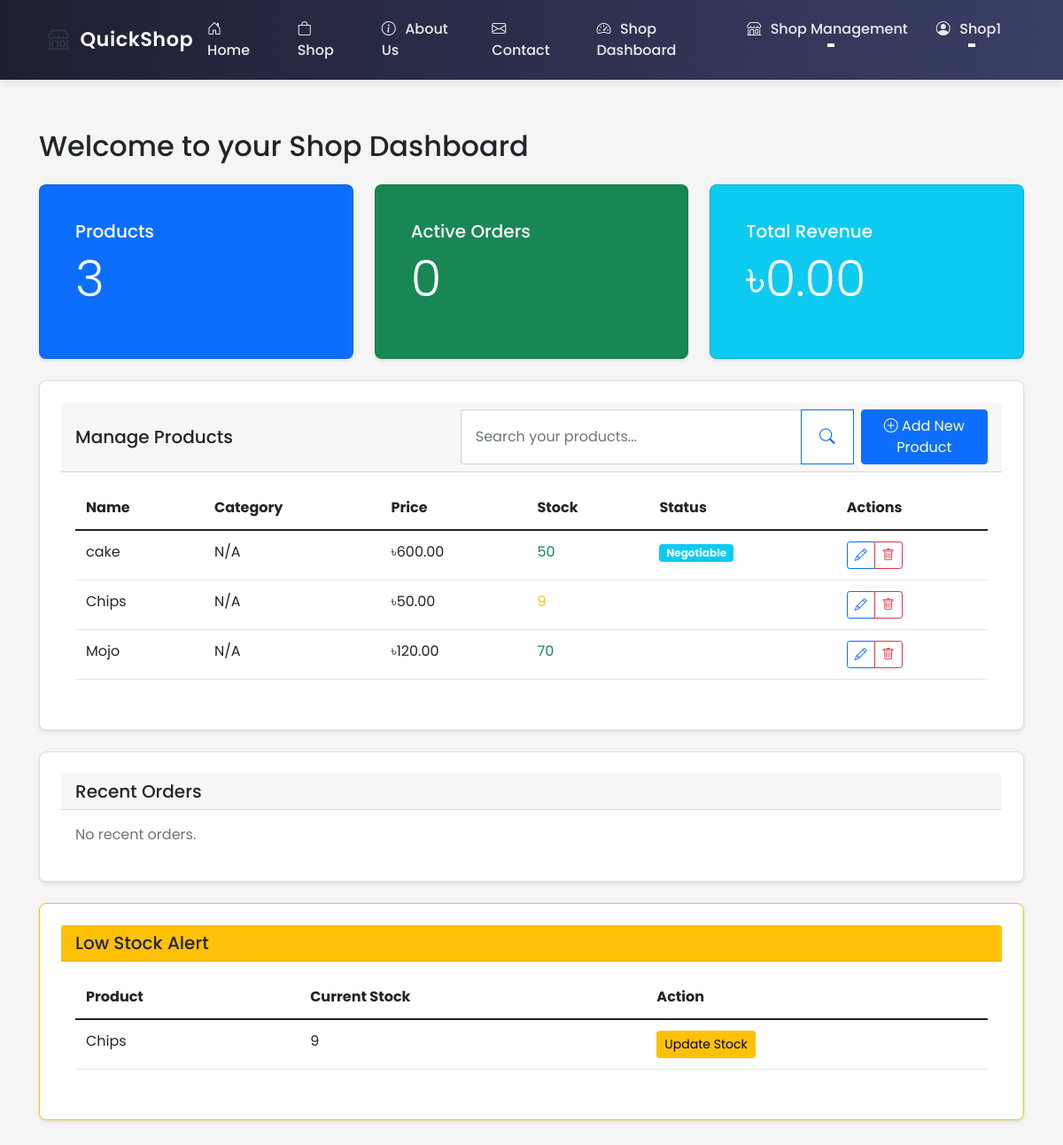
The app's page /shop/dashboard (signed in) with its own data.
### ecommerce/models/user.py (models this page shows, shortened)
class User(UserMixin, db.Model):
    id = db.Column(db.Integer, primary_key=True)
    username = db.Column(db.String(80), unique=True, nullable=False)
    email = db.Column(db.String(120), unique=True, nullable=False)
    password_hash = db.Column(db.String(128))
    role = db.Column(db.String(20), nullable=False, default='user')  # user, shop_owner, delivery, admin
    location_lat = db.Column(db.Float)
    location_lng = db.Column(db.Float)
    address = db.Column(db.String(200))
    created_at = db.Column(db.DateTime, default=datetime.utcnow)
    updated_at = db.Column(db.DateTime, default=datetime.utcnow, onupdate=datetime.utcnow)
    is_active = db.Column(db.Boolean, default=True)
    orders = db.relationship('Order', lazy=True, foreign_keys='Order.customer_id')
    shop = db.relationship('Shop', backref='owner', lazy=True, uselist=False)
    deliveries = db.relationship('Order', backref='assigned_delivery_person', lazy=True,
                               foreign_keys='Order.delivery_person_id')
    @property
    def is_shop_owner(self):
        return self.role == 'shop_owner'

### ecommerce/models/shop.py (models this page shows, shortened)
class Product(db.Model):
    id = db.Column(db.Integer, primary_key=True)
    name = db.Column(db.String(100), nullable=False)
    description = db.Column(db.Text)
    price = db.Column(db.Float, nullable=False)
    stock = db.Column(db.Integer, nullable=False, default=0)
    shop_id = db.Column(db.Integer, db.ForeignKey('shop.id'), nullable=False)
    image_url = db.Column(db.String(255))
    category = db.Column(db.String(50))  # Add category field
    created_at = db.Column(db.DateTime, default=datetime.utcnow)
    min_price = db.Column(db.Float)  # Minimum acceptable price
    max_discount_percentage = db.Column(db.Float, default=20.0)  # Maximum allowed discount
    continue_iteration = db.Column(db.Boolean, default=False)  # Whether to continue negotiation after max discount
    def is_negotiable(self):
        return self.min_price is not None and self.min_price < self.price

### ecommerce/routes/shop.py (the view)
@shop_bp.route('/dashboard')
@login_required
@shop_owner_required
def dashboard():
    shop = current_user.shop
    if not shop:
        return redirect(url_for('shop.create'))
    products_count = len(shop.products)
    active_orders = Order.query.filter(
        Order.shop_id == shop.id,
        Order.status.in_(['pending', 'confirmed', 'delivering'])
    ).all()
    active_orders_count = len(active_orders)
    total_revenue = db.session.query(func.sum(Order.total_amount))\
        .filter(Order.shop_id == shop.id,
                Order.status == 'completed')\
        .scalar() or 0.0
    recent_orders = Order.query.filter_by(shop_id=shop.id)\
        .order_by(Order.created_at.desc())\
        .limit(5).all()
    low_stock_products = [p for p in shop.products if p.stock < 10]
    return render_template('shop/dashboard.html',
                         shop=shop,
                         products_count=products_count,
                         active_orders_count=active_orders_count,
                         total_revenue=total_revenue,
                         recent_orders=recent_orders,
                         low_stock_products=low_stock_products)

### ecommerce/templates/shop/dashboard.html (shortened to what this page needs)
{% extends "base.html" %}
{% block content %}
<div class="container mt-4">
    <h2>Welcome to your Shop Dashboard</h2>
    <div class="row mt-4">
        <div class="col-md-4">
            <div class="card text-white bg-primary mb-4">
                <div class="card-body">
                    <h5 class="card-title">Products</h5>
                    <p class="display-4">{{ products_count }}</p>
                </div>
            </div>
        </div>
        <div class="col-md-4">
            <div class="card text-white bg-success mb-4">
                <div class="card-body">
                    <h5 class="card-title">Active Orders</h5>
                    <p class="display-4">{{ active_orders_count }}</p>
                </div>
            </div>
        </div>
        <div class="col-md-4">
            <div class="card text-white bg-info mb-4">
                <div class="card-body">
                    <h5 class="card-title">Total Revenue</h5>
                    <p class="display-4">৳{{ "%.2f"|format(total_revenue) }}</p>
                </div>
            </div>
        </div>
    </div>
    <div class="card mb-4">
        <div class="card-header d-flex justify-content-between align-items-center">
            <h5 class="mb-0">Manage Products</h5>
            <div class="d-flex gap-2">
                <form class="search-form d-flex" action="{{ url_for('main.search') }}" method="GET">
                    <div class="input-group">
                        <input class="form-control search-input" type="search" name="q"
                               placeholder="Search your products..."
                               value="{{ request.args.get('q', '') }}"
                               aria-label="Search" autocomplete="off">
                        <button class="btn btn-outline-primary" type="submit">
                            <i class="bi bi-search"></i>
                        </button>
                    </div>
                </form>
                <a href="{{ url_for('shop.add_product', shop_id=shop.id) }}" class="btn btn-primary">
                    <i class="bi bi-plus-circle"></i> Add New Product
                </a>
            </div>
        </div>
        <div class="card-body">
            <div class="table-responsive">
                <table class="table">
                    <thead>
                        <tr>
                            <th>Name</th>
                            <th>Category</th>
                            <th>Price</th>
                            <th>Stock</th>
                            <th>Status</th>
                            <th>Actions</th>
                        </tr>
                    </thead>
                    <tbody>
                        {% for product in shop.products %}
                            <tr>
                                <td>{{ product.name }}</td>
                                <td>{{ product.category or 'N/A' }}</td>
                                <td>৳{{ "%.2f"|format(product.price) }}</td>
                                <td>
                                    {% if product.stock > 10 %}
                                        <span class="text-success">{{ product.stock }}</span>
                                    {% elif product.stock > 0 %}
                                        <span class="text-warning">{{ product.stock }}</span>
                                    {% else %}
                                        <span class="text-danger">Out of Stock</span>
                                    {% endif %}
                                </td>
                                <td>
                                    {% if product.is_negotiable() %}
                                        <span class="badge bg-info">Negotiable</span>
                                    {% endif %}
                                </td>
                                <td>
                                    <div class="btn-group">
                                        <a href="{{ url_for('shop.edit_product', product_id=product.id) }}"
                                           class="btn btn-sm btn-outline-primary">
                                            <i class="bi bi-pencil"></i>
                                        </a>
                                        <button class="btn btn-sm btn-outline-danger delete-product"
                                                data-product-id="{{ product.id }}"
                                                data-product-name="{{ product.name }}">
                                            <i class="bi bi-trash"></i>
                                        </button>
                                    </div>
                                </td>
                            </tr>
                        {% endfor %}
                    </tbody>
                </table>
            </div>
        </div>
    </div>
    <div class="card mb-4">
        <div class="card-header">
            <h5 class="mb-0">Recent Orders</h5>
        </div>
        <div class="card-body">
            {% if recent_orders %}
                <div class="table-responsive">
                    <table class="table">
                        <thead>
                            <tr>
                                <th>Order ID</th>
                                <th>Customer</th>
                                <th>Total</th>
                                <th>Status</th>
                                <th>Date</th>
                                <th>Actions</th>
                            </tr>
                        </thead>
                        <tbody>
                            {% for order in recent_orders %}
                                <tr>
                                    <td>#{{ order.id }}</td>
                                    <td>{{ order.customer.username }}</td>
                                    <td>৳{{ "%.2f"|format(order.total_amount) }}</td>
                                    <td>
                                        <span class="badge bg-{{ {
                                            'pending': 'warning',
                                            'confirmed': 'info',
                                            'delivering': 'primary',
                                            'completed': 'success',
                                            'cancelled': 'danger'
                                        }[order.status] }}">
                                            {{ order.status|title }}
                                        </span>
                                    </td>
                                    <td>{{ order.created_at.strftime('%Y-%m-%d %H:%M') }}</td>
                                    <td>
                                        <a href="{{ url_for('shop.order_details', order_id=order.id) }}"
                                           class="btn btn-sm btn-outline-primary">
                                            View Details
                                        </a>
                                    </td>
                                </tr>
                            {% endfor %}
                        </tbody>
                    </table>
                </div>
            {% else %}
                <p class="text-muted mb-0">No recent orders.</p>
            {% endif %}
        </div>
    </div>
    {% if low_stock_products %}
        <div class="card mb-4 border-warning">
            <div class="card-header bg-warning text-dark">
                <h5 class="mb-0">Low Stock Alert</h5>
            </div>
            <div class="card-body">
                <div class="table-responsive">
                    <table class="table">
                        <thead>
                            <tr>
                                <th>Product</th>
                                <th>Current Stock</th>
                                <th>Action</th>
                            </tr>
                        </thead>
                        <tbody>
                            {% for product in low_stock_products %}
                                <tr>
                                    <td>{{ product.name }}</td>
                                    <td>{{ product.stock }}</td>
                                    <td>
                                        <a href="{{ url_for('shop.edit_product', product_id=product.id) }}"
                                           class="btn btn-sm btn-warning">
                                            Update Stock
                                        </a>
                                    </td>
                                </tr>
                            {% endfor %}
                        </tbody>
                    </table>
                </div>
            </div>
        </div>
    {% endif %}
</div>
{% endblock %}

### ecommerce/templates/base.html (shortened to what this page needs)
<!DOCTYPE html>
<html lang="en">
<head>
    <link href="https://cdn.jsdelivr.net/npm/bootstrap@5.1.3/dist/css/bootstrap.min.css" rel="stylesheet">
    <link rel="stylesheet" href="https://cdn.jsdelivr.net/npm/bootstrap-icons@1.7.2/font/bootstrap-icons.css">
    <link rel="stylesheet" href="{{ url_for('static', filename='css/style.css') }}">
</head>
<body class="d-flex flex-column min-vh-100">
    <nav class="navbar navbar-expand-lg navbar-light">
        <div class="container">
            <a class="logo" href="{{ url_for('main.index') }}">
                <span class="logo-icon">
                    <i class="bi bi-shop"></i>
                </span>
                <span class="logo">QuickShop</span>
            </a>
            <div class="collapse navbar-collapse" id="navbarNav">
                <ul class="navbar-nav me-auto">
                    <li class="nav-item">
                        <a class="nav-link" href="{{ url_for('main.index') }}">
                            <i class="bi bi-house-door"></i> Home
                        </a>
                    </li>
                    <li class="nav-item">
                        <a class="nav-link" href="{{ url_for('shop.index') }}">
                            <i class="bi bi-bag"></i> Shop
                        </a>
                    </li>
                    <li class="nav-item">
                        <a class="nav-link" href="{{ url_for('main.about') }}">
                            <i class="bi bi-info-circle"></i> About Us
                        </a>
                    </li>
                    <li class="nav-item">
                        <a class="nav-link" href="{{ url_for('main.contact_page') }}">
                            <i class="bi bi-envelope"></i> Contact
                        </a>
                    </li>
                </ul>
                <ul class="navbar-nav ms-auto">
                    {% if current_user.is_authenticated %}
                        {% if current_user.role == 'admin' %}
                        <li class="nav-item">
                            <a class="nav-link" href="{{ url_for('admin.dashboard') }}">
                                <i class="bi bi-speedometer2"></i> Admin Panel
                            </a>
                        </li>
                        <li class="nav-item dropdown">
                            <a class="nav-link dropdown-toggle" href="#" role="button" data-bs-toggle="dropdown">
                                <i class="bi bi-gear"></i> Manage
                            </a>
                            <ul class="dropdown-menu">
                                <li><a class="dropdown-item" href="{{ url_for('admin.orders') }}">
                                    <i class="bi bi-box-seam"></i> Orders
                                </a></li>
                                <li><a class="dropdown-item" href="{{ url_for('admin.manage_shops') }}">
                                    <i class="bi bi-shop"></i> Shops
                                </a></li>
                                <li><a class="dropdown-item" href="{{ url_for('admin.settings') }}">
                                    <i class="bi bi-gear"></i> Settings
                                </a></li>
                            </ul>
                        </li>
                        {% elif current_user.role == 'shop_owner' %}
                        <li class="nav-item">
                            <a class="nav-link" href="{{ url_for('shop.dashboard') }}">
                                <i class="bi bi-speedometer2"></i> Shop Dashboard
                            </a>
                        </li>
                        <li class="nav-item dropdown">
                            <a class="nav-link dropdown-toggle" href="#" role="button" data-bs-toggle="dropdown">
                                <i class="bi bi-shop"></i> Shop Management
                            </a>
                        </li>
                        {% endif %}
                        <li class="nav-item dropdown">
                            <a class="nav-link dropdown-toggle" href="#" role="button" data-bs-toggle="dropdown">
                                <i class="bi bi-person-circle"></i> {{ current_user.username }}
                            </a>
                        </li>
                    {% endif %}
                </ul>
            </div>
        </div>
    </nav>
    <main class="flex-shrink-0">
        {% block content %}{% endblock %}
    </main>
</body>
</html>

### records on screen
User: username "Shop1"
Product: name "cake", category "N/A", price "600.00", stock "50", min_price "Negotiable"
Product: name "Chips", category "N/A", price "50.00", stock "9"
Product: name "Mojo", category "N/A", price "120.00", stock "70"

### other values on screen
{{ products_count }} "3"
{{ active_orders_count }} "0"
{{ "%.2f"|format(total_revenue) }} "0.00"
